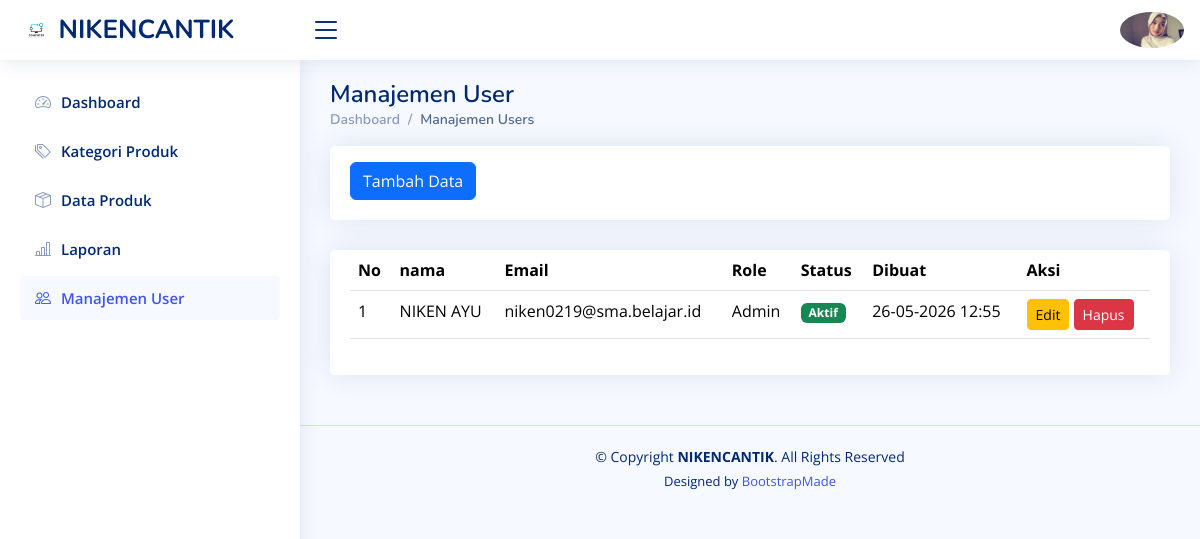
Screenshot of /users.php (signed in) with the database file from the repository.
### tables this page shows
CREATE TABLE `users` (
  `id` int(11) NOT NULL,
  `name` varchar(1000) DEFAULT NULL,
  `email` varchar(100) DEFAULT NULL,
  `password` varchar(255) DEFAULT NULL,
  `role` enum('admin','staff') DEFAULT 'staff',
  `is_active` tinyint(1) DEFAULT 1,
  `created_at` timestamp NOT NULL DEFAULT current_timestamp()
);

### users.php (the view, shortened to what this page needs)
<!DOCTYPE html>
<html lang="en">
<head>
  <link href="assets/vendor/bootstrap/css/bootstrap.min.css" rel="stylesheet">
  <link href="assets/vendor/bootstrap-icons/bootstrap-icons.css" rel="stylesheet">
  <link href="assets/vendor/boxicons/css/boxicons.min.css" rel="stylesheet">
  <link href="assets/vendor/quill/quill.snow.css" rel="stylesheet">
  <link href="assets/vendor/quill/quill.bubble.css" rel="stylesheet">
  <link href="assets/vendor/remixicon/remixicon.css" rel="stylesheet">
  <link href="assets/vendor/simple-datatables/style.css" rel="stylesheet">
  <link href="assets/css/style.css" rel="stylesheet">
</head>
<body>
  <header id="header" class="header fixed-top d-flex align-items-center">
    <div class="d-flex align-items-center justify-content-between">
      <a href="index.php" class="logo d-flex align-items-center">
        <img src="assets/img/komputer.jpg" alt="">
        <span class="d-none d-lg-block">NIKENCANTIK</span>
      </a>
      <i class="bi bi-list toggle-sidebar-btn"></i>
    </div>
    <nav class="header-nav ms-auto">
            <ul class="d-flex align-items-center">
              <li class="nav-item dropdown pe-3">
                <a
                  class="nav-link nav-profile d-flex align-items-center pe-0"
                  href="#"
                  data-bs-toggle="dropdown">
                  <img
                    src="assets/img/niken.jpeg"
                    alt="Profile"
                    class="rounded-circle" /></a>
              </li>
            </ul>
          </nav>
     </header>
  <aside id="sidebar" class="sidebar">
    <ul class="sidebar-nav" id="sidebar-nav">
      <li class="nav-item">
        <a class="nav-link collapsed" href="index.php">
          <i class="bi bi-speedometer2"></i>
          <span>Dashboard</span>
        </a>
      </li>
      <li class="nav-item">
        <a class="nav-link collapsed" href="kategori_produk.php">
          <i class="bi bi-tags"></i>
          <span>Kategori Produk</span>
        </a>
      </li>
      <li class="nav-item">
        <a class="nav-link collapsed" href="data_produk.php">
          <i class="bi bi-box-seam"></i>
          <span>Data Produk</span>
        </a>
      </li>
      <li class="nav-item">
        <a class="nav-link collapsed" href="laporan.php">
          <i class="bi bi-bar-chart-line"></i>
          <span>Laporan</span>
        </a>
      </li>
      <li class="nav-item">
        <a class="nav-link " href="users.php">
          <i class="bi bi-people"></i>
          <span>Manajemen User</span>
        </a>
      </li>
    </ul>
  </aside>
  <main id="main" class="main">
    <div class="pagetitle">
      <h1>Manajemen User</h1>
      <nav>
        <ol class="breadcrumb">
          <li class="breadcrumb-item"><a href="index.php">Dashboard</a></li>
          <li class="breadcrumb-item active">Manajemen Users</li>
        </ol>
      </nav>
    </div>
      <div class="row">
        <div class="col-lg-12">
          <div class="card">
            <div class="card-body mt-3">
              <a href="t_user.php" class="btn btn-primary">Tambah Data</a>
            </div>
          </div>
        </div>
      </div>
    <section class="section">
      <div class="row">
        <div class="col-lg-12">
          <div class="card">
            <div class="card-body">
              <table class="table datatable">
                <thead>
                  <tr>
                    <th>No</th>
                    <th>nama</th>
                    <th>Email</th>
                    <th>Role</th>
                    <th>Status</th>
                    <th>Dibuat</th>
                    <th>Aksi</th>
                  </tr>
                </thead>
                <tbody>
                  <?php
                  include "koneksi.php";
                  $no = 1;
                  $sql = mysqli_query($conn, "SELECT * FROM users");
                  while ($data = mysqli_fetch_array($sql)) {
                  ?>
                    <tr>
                      <td><?php echo $no++; ?></td>
                      <td><?php echo $data['name']; ?></td>
                      <td><?php echo $data['email']; ?></td>
                      <td><?php echo ucfirst($data['role']); ?></td>
                      <td>
                        <?php
                        if ($data['is_active'] == 1) {
                          echo '<span class="badge bg-success">Aktif</span>';
                        } else {
                          echo '<span class="badge bg-danger">Nonaktif</span>';
                        }
                        ?>
                      </td>
                      <td><?php echo date('d-m-Y H:i', strtotime($data['created_at'])); ?></td>
                      <td>
                        <a href="e_user.php?id=<?php echo $data['id']; ?>" class="btn btn-warning btn-sm">Edit</a>
                        <a href="h_user.php?id=<?php echo $data['id']; ?>"
                          class="btn btn-danger btn-sm"
                          onclick="return confirm('Apakah Anda yakin ingin menghapus user ini?')">Hapus</a>
                      </td>
                    </tr>
                  <?php } ?>
                </tbody>
              </table>
            </div>
          </div>
        </div>
      </div>
    </section>
  </main>
  <footer id="footer" class="footer">
    <div class="copyright">
      &copy; Copyright <strong><span>NIKENCANTIK</span></strong>. All Rights Reserved
    </div>
    <div class="credits">
      Designed by <a href="https://bootstrapmade.com/">BootstrapMade</a>
    </div>
  </footer>
</body>
</html>

### assets/css/style.css (style rules this page uses)
:root { scroll-behavior: smooth; }
body { font-family: "Open Sans", sans-serif; background: #f6f9ff; color: #444444; }
a { color: #4154f1; text-decoration: none; }
h1, h2, h3, h4, h5, h6 { font-family: "Nunito", sans-serif; }
#main { margin-top: 60px; padding: 20px 30px; transition: all 0.3s; }
.pagetitle { margin-bottom: 10px; }
.pagetitle h1 { font-size: 24px; margin-bottom: 0; font-weight: 600; color: #012970; }
.card { margin-bottom: 30px; border: none; border-radius: 5px; box-shadow: 0px 0 30px rgba(1, 41, 112, 0.1); }
.card-body { padding: 0 20px 20px 20px; }
.breadcrumb { font-size: 14px; font-family: "Nunito", sans-serif; color: #899bbd; font-weight: 600; }
.breadcrumb a { color: #899bbd; transition: 0.3s; }
.breadcrumb .breadcrumb-item::before { color: #899bbd; }
.breadcrumb .active { color: #51678f; font-weight: 600; }
.logo { line-height: 1; }
@media (min-width: 1200px) { .logo { width: 280px; } }
.logo img { max-height: 26px; margin-right: 6px; }
.logo span { font-size: 26px; font-weight: 700; color: #012970; font-family: "Nunito", sans-serif; }
.header { transition: all 0.5s; z-index: 997; height: 60px; box-shadow: 0px 2px 20px rgba(1, 41, 112, 0.1); background-color: #fff; padding-left: 20px; }
.header .toggle-sidebar-btn { font-size: 32px; padding-left: 10px; cursor: pointer; color: #012970; }
.header-nav ul { list-style: none; }
.header-nav>ul { margin: 0; padding: 0; }
.header-nav .nav-profile { color: #012970; }
.header-nav .nav-profile img { max-height: 36px; }
.sidebar { position: fixed; top: 60px; left: 0; bottom: 0; width: 300px; z-index: 996; transition: all 0.3s; padding: 20px; overflow-y: auto; scrollbar-width: thin; scrollbar-color: #aab7cf transparent; box-shadow: 0px 0px 20px rgba(1, 41, 112, 0.1); background-color: #fff; }
@media (min-width: 1200px) { #main, #footer { margin-left: 300px; } }
.sidebar-nav { padding: 0; margin: 0; list-style: none; }
.sidebar-nav li { padding: 0; margin: 0; list-style: none; }
.sidebar-nav .nav-item { margin-bottom: 5px; }
.sidebar-nav .nav-link { display: flex; align-items: center; font-size: 15px; font-weight: 600; color: #4154f1; transition: 0.3; background: #f6f9ff; padding: 10px 15px; border-radius: 4px; }
.sidebar-nav .nav-link i { font-size: 16px; margin-right: 10px; color: #4154f1; }
.sidebar-nav .nav-link.collapsed { color: #012970; background: #fff; }
.sidebar-nav .nav-link.collapsed i { color: #899bbd; }
.footer { padding: 20px 0; font-size: 14px; transition: all 0.3s; border-top: 1px solid #cddfff; }
.footer .copyright { text-align: center; color: #012970; }
.footer .credits { padding-top: 5px; text-align: center; font-size: 13px; color: #012970; }

### rows the page displays
users: name "NIKEN AYU", email "niken0219@sma.belajar.id", role "Admin", is_active "Aktif", created_at "26-05-2026 12:55"
